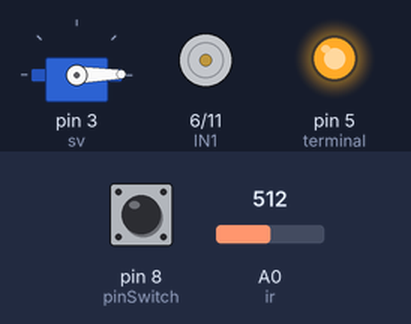
Recording of a sketch running on a simulated Arduino Uno, built with avr-gcc and run on an emulated ATmega328P. Shown: servo, motor-driver pin pairs drawn as motors (green arrow = first pin HIGH = forward, orange = second pin HIGH = backward, longer = more drive), output pins drawn as LEDs (lit = HIGH). The test bench sets the inputs (shaded band); at power-on: A0 (ir) = 512, pin 8 (pinSwitch) HIGH.

Above: at 1.2 s.
1.3 s: A0 (ir) set to 306
At 2.4 s:
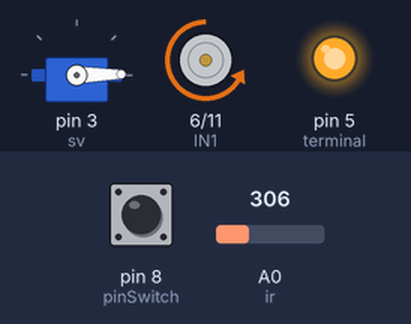
2.8 s: pin 8 (pinSwitch) pulled LOW for 0.15 s
At 4.1 s:
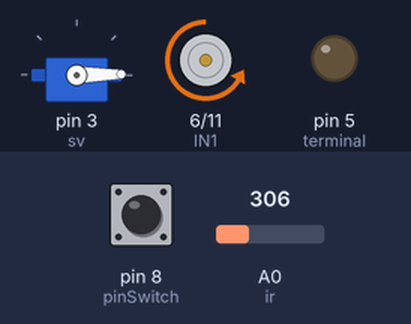
4.4 s: A0 (ir) set to 230
At 5.6 s:
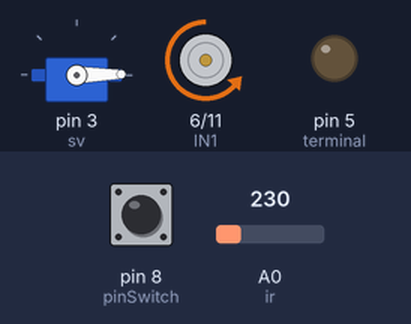
5.9 s: pin 8 (pinSwitch) pulled LOW for 1 s
At 8.0 s:
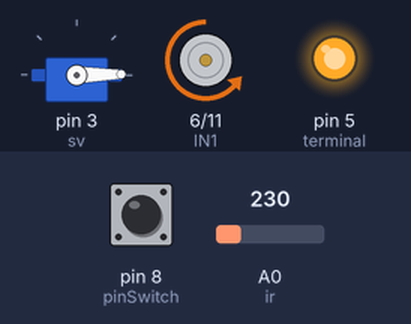
8.4 s: A0 (ir) set to 122
At 9.4 s:
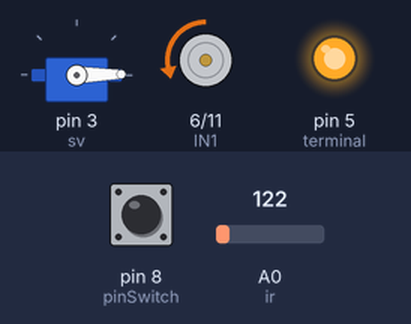
9.9 s: pin 8 (pinSwitch) pulled LOW for 0.15 s
At 11.2 s:
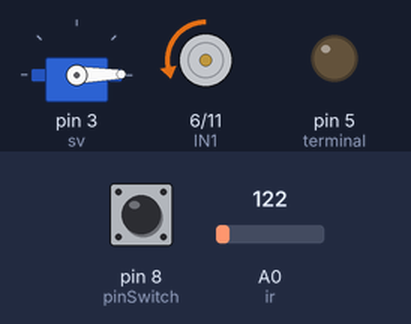
Timing chart, 0 to 12.5 s (numbered marks = the images above; inputs shaded):
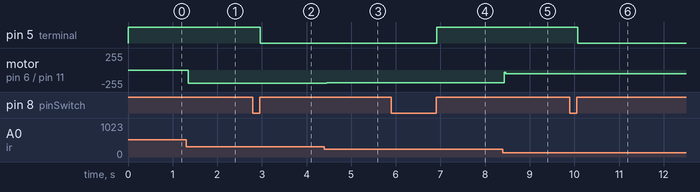

Measured:
- after the input at 1.3 s, motor on pin 6 (IN1) / pin 11 (IN2): stopped → backward 200/255 after 0.05 s
- after the input at 2.8 s, pin 5 (terminal): HIGH → LOW after 0.17 s
- after the input at 4.4 s, motor on pin 6 (IN1) / pin 11 (IN2): backward 200/255 → backward 190/255 after 0.05 s
- after the input at 5.9 s, pin 5 (terminal): LOW → HIGH after 1.0 s
- after the input at 8.4 s, motor on pin 6 (IN1) / pin 11 (IN2): backward 190/255 → backward 55/255 at once
- after the input at 9.9 s, pin 5 (terminal): HIGH → LOW after 0.18 s

The sketch:

motor_control.ino
```cpp
#include <Servo.h>

////////////////////////////////////////////////
///                                          ///
///            VARIABLE CREATION             ///
///                                          ///
////////////////////////////////////////////////
// Debounce variables
boolean voltageTerminal = LOW; // Initial value of terminal
boolean pinBefore = LOW;
boolean pinCurrent = LOW;

// Pin variable creation
int pinSwitch = 8; // Button input pin
int terminal = 5; // Connected to the Vcc of the motor driver
const int IN1 = 6; // Motor driver input 1
const int IN2 = 11; // Motor driver input 2
const int sv = 3; // Servo output pin
const int ir = A0; // IR input pin

// Control variables
// first kp = 10, kd = 20
// p = 5, d = 20
// p = 5, d = 30
const int Ki = 0; // Integral control gain
const int Kp = 15; // Proportional control gain
const int Kd = 2; // Derivative control gain
const int d_ref = 18;// Desired distance from sensor (cm)

// Constraining variables
const int latch_max = 19; // Maximum distance to check for latching (cm)
const int latch_min = 15; // Minimum distance to check for latching (cm)
const int motor_max = 240; // Maximum pwm output to motor
const int motor_min = 70; // Minimum pwm output to motor
const int dist_max = 40; // Maximum distance to do control (cm)
const int dist_min = 6; // Minimum distance to do control (cm)
const int rev_max = 200; // Maximum pwm output for reverse

// Initial errors and outputs
int vo = 0; // Initial control output
int eI = 0; // Initial integral error
int e = 0; // Initial error
int eD = 0; // Initial derivative error

// Other variables
const int timeout = 20; // Time before timeout (s)
int i = 0;
int j = 0;
int k = 0;
int window = 25; // Set window size (ms)
int t1 = 0; // Initialize timing variables
int t2 = 0;
int latched = 0; // State of latching, 1 for latched
int prev_dist[5];
int rev = 0;

Servo servo; // Creates servo object

////////////////////////////////////////////////
///                                          ///
///              INITIAL SETUP               ///
///                                          ///
////////////////////////////////////////////////

void setup() {
  // Write pin modes
  pinMode(pinSwitch, INPUT);
  pinMode(IN1, OUTPUT);
  pinMode(IN2, OUTPUT);
  pinMode(terminal, OUTPUT);
  pinMode(ir, INPUT);

  // Attach servo object and write initial position (degrees)
  servo.attach(sv);
  servo.write(1);

  // Initialize serial port
  Serial.begin(9600);
}

////////////////////////////////////////////////
///                                          ///
///               DEBOUNCE                   ///
///                                          ///
////////////////////////////////////////////////

// Switch debounce function
boolean debounce (boolean last)
{
  boolean current = digitalRead(pinSwitch);
  // Checks if current pin state is different than last
  if (current != last)
  {
    delay(10); // If so, wait 10 ms to make sure it's still different
  }
  return digitalRead(pinSwitch); // Returns new state
}

////////////////////////////////////////////////
///                                          ///
///               MAIN LOOP                  ///
///                                          ///
////////////////////////////////////////////////

void loop() {
  //  int ct = millis(); // Turn off output after 15 seconds
  //  if (ct > timeout * 1000) {
  //    voltageTerminal = LOW;
  //    digitalWrite(terminal, voltageTerminal);
  //  }

  // Turn on or off the motor driver (by controlling the Vcc input)
  pinCurrent = debounce(pinBefore);
  // Toggle power after button press
  if (pinCurrent == HIGH && pinBefore == LOW) {
    voltageTerminal = !voltageTerminal;
  }
  pinBefore = pinCurrent; // Change state
  digitalWrite(terminal, voltageTerminal);

  // Calculating the distance from IR sensor
  double sum = 0;
  // Gather data for window ms
  for (int i = 0; i < window; i++) {
    sum = sum + analogRead(ir);
    delay(1);
  }
  double avg = sum / window;
  double avg_volt = avg * 5 / 1024;
  int dist = 11.65 * pow(avg_volt, -1.012); // Convert avg_volt to dist
  prev_dist[j] = dist; // Add this distance to previous distance array;
  j++; // Increment

  // This sets the value of latched variable
  if (dist < latch_max && dist > latch_min) {
    latched = do_latch(prev_dist, dist);
  }
  else {
    latched = 0;
  }

  // If it should latch, perform the latch function
  if (latched == 1) {
    latch(IN1, IN2);
  }
  else {
    motor(dist, IN1, IN2); // If not, keep doing control
  }

  // Reset the index of previous distance
  if (j >= 5) {
    j = 0;
  }
}

////////////////////////////////////////////////
///                                          ///
///              LATCH CHECK                 ///
///                                          ///
////////////////////////////////////////////////

// Checks the previous 5 distances to see if it should latch
bool do_latch(int prev_dist[5], int dist) {
  double sum_d = 0;
  for (int k = 0; k < 5; k++) {
    sum_d = sum_d + prev_dist[k];
    int d_avg = sum_d / 5; // Average the previous 5 distances
    if (d_avg == dist) { // If the average == the current distance
      return 1; // Latch!
    }
  }
}

////////////////////////////////////////////////
///                                          ///
///              MOTOR OUTPUT                ///
///                                          ///
////////////////////////////////////////////////

// Controls output to h-bridge
void motor(int dist, int IN1, int IN2) {
  // if the forward car is far away give it max power
  if (dist >= dist_max) {
    analogWrite(IN1, motor_max);
    analogWrite(IN2, 0);
  }
  // Control algorithm
  else if (dist > dist_min && dist < dist_max) {
    // Control equations
    eD = (dist - d_ref) - e;
    e = dist - d_ref;
    eI = eI + e; // Unused
    vo = Ki * eI + Kp * e + Kd * eD;
    // Brake motor if the car is too close
    if (vo < motor_min) {
      rev = motor_min - vo;
      rev = constrain(rev, 0, rev_max);
      analogWrite(IN1, 0);
      analogWrite(IN2, rev);
    }
    else {
      vo = constrain(vo, motor_min, motor_max);
      analogWrite(IN1, vo);
      analogWrite(IN2, 0);
    }
  }
  else {
    // Brake the motor if distance less than 6 cm
    analogWrite(IN1, 255);
    analogWrite(IN2, 255);
  }
}

////////////////////////////////////////////////
///                                          ///
///               LATCHING!                  ///
///                                          ///
////////////////////////////////////////////////

// Function which latches and brakes the control car
void latch(int IN1, int IN2) {
  //Latch downwards
  servo.write(15);
  delay(300);

  // Reverse
  analogWrite(IN1, 0);
  analogWrite(IN2, 155);
  delay(300);

  // Turn off motor output
  voltageTerminal = LOW;
  pinBefore = LOW;
  pinCurrent = LOW;
}
```
